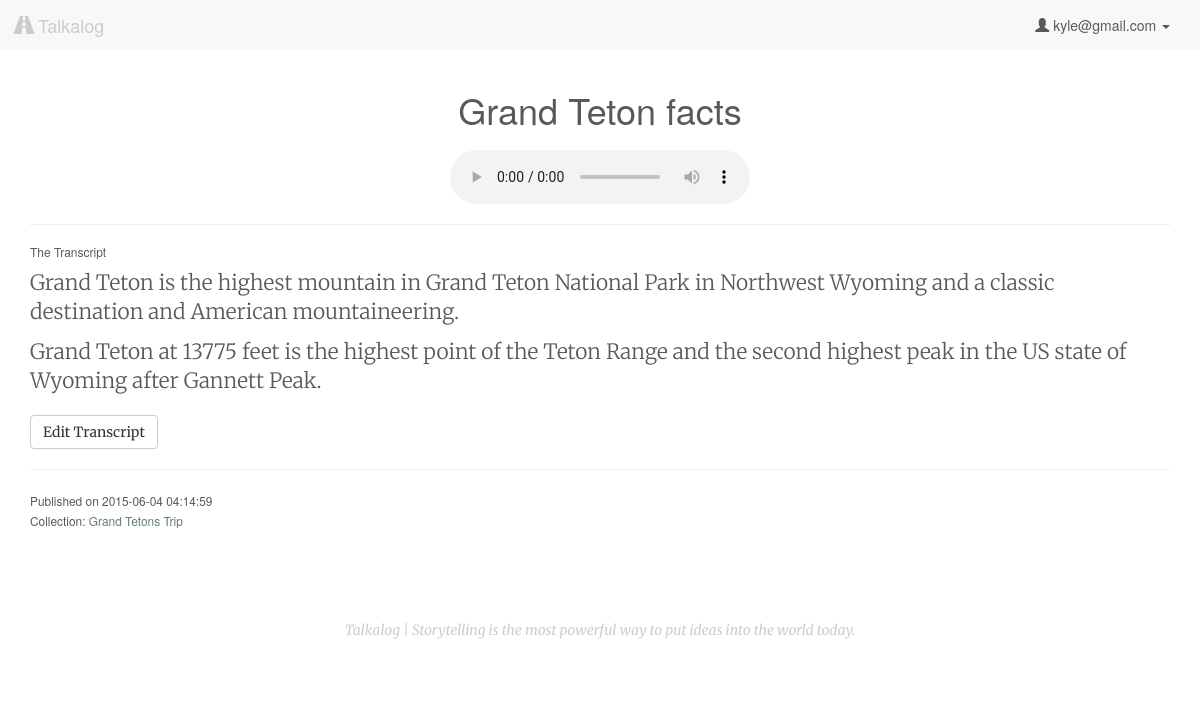
The page /listen/12 (signed in) on the database its author committed.
### model.py (models this page shows, shortened)
class User(db.Model):
    __tablename__ = "Users"
    id = db.Column(db.Integer, autoincrement=True, primary_key=True)
    email = db.Column(db.String(100), nullable=False)
    password = db.Column(db.String(50), nullable=False)
    first_name = db.Column(db.String(50), nullable=False)
    last_name = db.Column(db.String(50), nullable=False)
    tel = db.Column(db.String, nullable=False)

class Upload(db.Model):
    __tablename__ = "Uploads"
    id = db.Column(db.Integer, autoincrement=True, primary_key=True)
    user_id = db.Column(db.Integer, db.ForeignKey('Users.id'), nullable=False)
    title = db.Column(db.String, nullable=False, default=db.func.now())
    path = db.Column(db.String(50))
    mimetype = db.Column(db.String(50), default='wav') # wav, jpg, mp3
    datetime = db.Column(db.DateTime, default=db.func.now(), onupdate=db.func.now()) # set datetime to current timestamp
    transcript = db.Column(db.Text)
    user = db.relationship("User", backref=db.backref("uploads", order_by=id))

class CollectionsUploads(db.Model):
    __tablename__ = "CollectionsUploads"
    id = db.Column(db.Integer, autoincrement=True, primary_key=True)
    collection_id = db.Column(db.Integer, db.ForeignKey('Collections.id'), nullable=False)
    upload_id = db.Column(db.Integer, db.ForeignKey('Uploads.id'), nullable=False)
    collection = db.relationship("Collection", backref=db.backref("collectionsuploads", order_by=id))
    upload = db.relationship("Upload", backref=db.backref("collectionsuploads", order_by=id))
    def __repr__(self):
        return "<CollectionsUploads id: %s collection_id: %s upload_id: %s>" % (
        self.id, self.collection_id, self.upload_id)

class Collection(db.Model):
    __tablename__ = "Collections"
    id = db.Column(db.Integer, autoincrement=True, primary_key=True)
    user_id = db.Column(db.Integer, db.ForeignKey('Users.id'), nullable=False)
    title = db.Column(db.String, nullable=False, default='Untitled Collection')
    user = db.relationship("User", backref=db.backref("collections", order_by=id))
    def __repr__(self):
        return "<Collection id: %s user_id: %s title: %s>" % (
        self.id, self.user_id, self.title)

### server.py (the view)
@app.route('/listen/<int:id>')
def listen_audio(id):
	"""Show more information about the single user logged in."""
	if 'email' in session:
		user_email = session['email']
		user = User.query.filter_by(email=user_email).first()
		this_file = Upload.query.filter_by(id=id).first()
		cu = this_file.collectionsuploads
		print 'CollectionsUploads: ', cu
		collection = [cu.collection for cu in cu]
		print 'This is the parent collection: ', collection
		collect_users = []
		for c in collection:
			for i in c.collectionsusers:
				print 'what is i', i
				collect_users.append(i.user_id)
		if (this_file.user_id == user.id) or (user.id in collect_users):
			return render_template('listen.html', user=user, upload=this_file,
				upload_folder=UPLOAD_FOLDER)
		else:
			flash('You don\'t have access to view this page')
			return redirect('/')
	else:
		flash('You must be logged in to access this page.')
		return redirect('/')

### model.py (called while the page is built)
    def __repr__(self):
        return "<CollectionsUsers id: %s collection_id: %s user_id: %s>" % (
        self.id, self.collection_id, self.user_id)

### templates/listen.html (shortened to what this page needs)
{% extends 'base.html' %}
{% block content %}
    <h1 id="upload-title" upload-id="{{ upload.id }}" class="text-center">{{ upload.title }}</h1>
    <audio controls>
        <source src="{{ upload_folder }}/{{ upload.path }}" type="audio/wav">
    </audio>
    <hr>
    <h6>The Transcript</h6>
    <div class="transcript-body lead">
    {% if upload.transcript %}
        {{ upload.transcript|safe }}
        <button type="button" class="btn btn-default edit-transcript" data-toggle="modal" data-target="#myModal">Edit Transcript</button>
    {% else %}
        <button id="load" class="btn btn-default">Generate Transcript</button>
        <div id="transcript-content"> </div>
    {% endif %}
    </div>
    <hr>
    <p><small>Published on {{ upload.datetime }}<br>
    {% if upload.collectionsuploads %}
        Collection:
        {% for uc in upload.collectionsuploads %}
            <a href="/collection/{{ uc.collection.id }}">{{ uc.collection.title }}</a>
        {% endfor %}
    {% endif %}
    </small></p>
{% endblock %}

### templates/base.html (shortened to what this page needs)
<!DOCTYPE html>
<html lang="en">
    <head>
        <link rel="stylesheet" href="https://maxcdn.bootstrapcdn.com/bootstrap/3.3.4/css/bootstrap.min.css">
        <link rel="stylesheet" href="/static/css/style.css"/>
        <link rel="stylesheet" href="https://ajax.googleapis.com/ajax/libs/jqueryui/1.11.4/themes/smoothness/jquery-ui.css"/>
    </head>
    <body>
        <nav class="navbar navbar-default">
            <div class="container-fluid">
                <div class="navbar-header">
                    <a class="navbar-brand" href="/"><span class="glyphicon glyphicon-road" aria-hidden="true"></span> Talkalog</a>
                </div>
                <div class="collapse navbar-collapse" id="bs-example-navbar-collapse-1">
                    <ul class="nav navbar-nav navbar-right">
                    {% if 'email' in session %}
                        <li class="dropdown">
                        <a href="#" class="dropdown-toggle" data-toggle="dropdown" role="button" aria-expanded="false"><span class="glyphicon glyphicon-user" aria-hidden="true"></span> {{ session['email'] }} <span class="caret"></span></a>
                        </li>
                    {% else %}
                        <li><a href="/login">Login</a></li>
                        <li><a href="/signup">Sign Up</a></li>
                    {% endif %}
                    </ul>
                </div>
            </div>
        </nav>
        <div class="container">
            {% block content %}{% endblock %}
        </div>
        <div class="container">
            <footer class="footer">
                <p>Talkalog | Storytelling is the most powerful way to put ideas into the world today.</p>
            </footer>
        </div>
    </body>
</html>

### static/css/style.css (style rules this page uses)
body { background-color: #ffffff; color: #565a5c; }
a { color: #607c7a; -webkit-transition: color 0.1s linear 0s; -moz-transition: color 0.1s linear 0s; -o-transition: color 0.1s linear 0s; transition: color 0.1s linear 0s; }
.h1, .h2, .h3, .h4, .h5, h1, h2, h3, h4, h5 { font-weight: 200; }
.lead { font-family: "Merriweather", serif; }
.navbar-default { border-radius: 0; border: none; }
.navbar-default a, .navbar-default .navbar-brand, .navbar-default .navbar-nav > li > a { color: #565a5c; }
.footer { padding-top: 40px; padding-bottom: 40px; margin-top: 40px; text-align: center; font-style: italic; font-family: "Merriweather", serif; color: #cccccc; }
audio { display: block; margin: 20px auto; }
.edit-transcript { clear: both; display: block; margin: 20px 0 0; }

### rows shown on the page
User: email "kyle@gmail.com"
Upload: title "Grand Teton facts", transcript "Grand Teton is the highest mountain in Grand Teton National Park in Northwest Wyoming and a classic destination and American mountaineering. Grand Teton at 13775 feet is the highest point of the Teton Range and the second highest peak in the US state of Wyoming after Gannett Peak.", datetime "2015-06-04 04:14:59"
CollectionsUploads: collection "Grand Tetons Trip"
